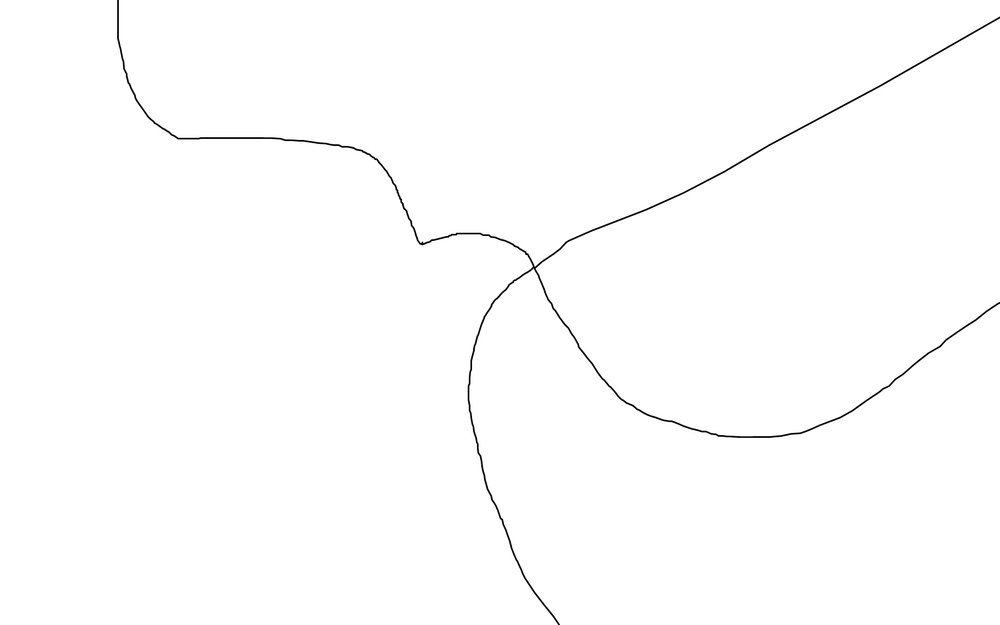
#> input picture image_line_segment.jpg, 1000 x 625 px, shrunk from 1843 x 1152 before the run
$ python topic2_line_segment_labeling.py
#> lines starting #> are read from the running program, lines starting #| are printed output that depends on the picture; after the words box and inside, x2 and y2 are one past the last pixel; in counts of white or black regions, pixels touching at a corner belong together
import cv2
import numpy as np
import matplotlib.pyplot as plt

def line_segment_labeling(image_path, threshold_value=127, min_length=20):
    """
    Perform line segment labeling on a binary image.

    :param image_path: Path to the input image
    :param threshold_value: Threshold for binary conversion
    :param min_length: Minimum length for a line segment to be considered
    :return: Labeled image and line segment information
    """
#> called with image_path = 'image_line_segment.jpg', threshold_value = 127, min_length = 20
    # Read and preprocess the image
    img = cv2.imread(image_path, 0)
#> img is the input picture: shape (625, 1000); min 0, max 255, mean 253.5
    if img is None:
        raise ValueError("Image not found or unable to read.")

    # Convert to binary image (white text on black background)
    _, binary = cv2.threshold(img, threshold_value, 255, cv2.THRESH_BINARY)
#> binary: shape (625, 1000); 99.4% white; black in thin lines or dots, all inside (x1, y1, x2, y2) = (117, 0, 1000, 625)

    # Invert if needed (ensure foreground is white)
    if np.sum(binary == 0) > np.sum(binary == 255):
        binary = cv2.bitwise_not(binary)

    return binary

def detect_horizontal_lines(binary_image, min_length=20):
    """
    Detect horizontal line segments using morphological operations.
    """
#> called with min_length = 15
    # Create horizontal kernel
    horizontal_kernel = cv2.getStructuringElement(cv2.MORPH_RECT, (min_length, 1))

    # Apply morphological operations to detect horizontal lines
    horizontal_lines = cv2.morphologyEx(binary_image, cv2.MORPH_OPEN, horizontal_kernel)

    # Label connected components using OpenCV
    num_labels, labeled_horizontal = cv2.connectedComponents(horizontal_lines)
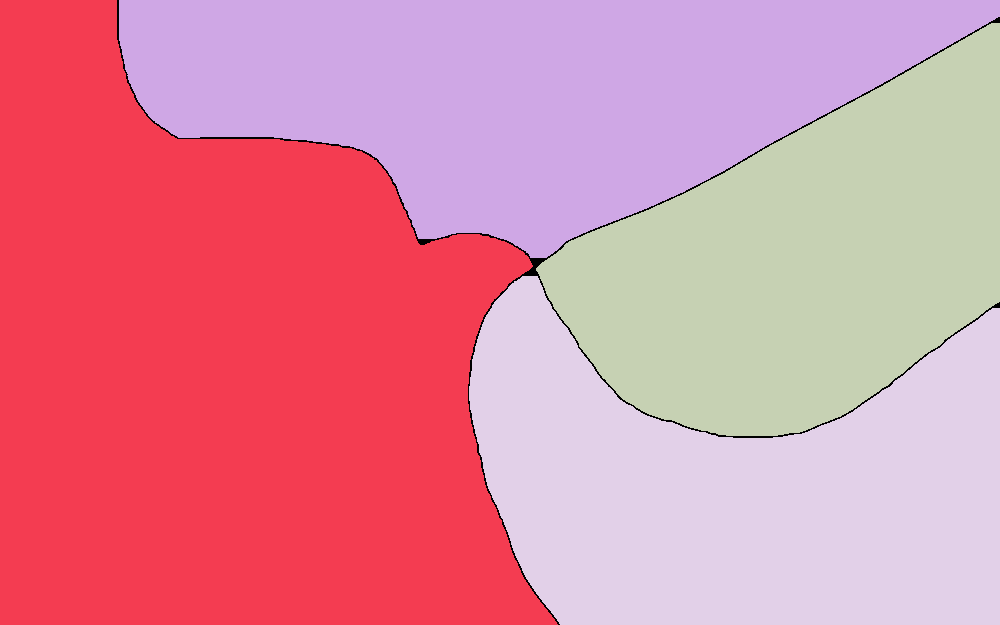
#> labeled_horizontal: shape (625, 1000) int32; 5 distinct labels, from 0 to 4; one colour per label, 0 black
#> num_labels = 5

    return horizontal_lines, labeled_horizontal, num_labels

def detect_vertical_lines(binary_image, min_length=20):
    """
    Detect vertical line segments using morphological operations.
    """
    # Create vertical kernel
    vertical_kernel = cv2.getStructuringElement(cv2.MORPH_RECT, (1, min_length))

    # Apply morphological operations to detect vertical lines
    vertical_lines = cv2.morphologyEx(binary_image, cv2.MORPH_OPEN, vertical_kernel)

    # Label connected components using OpenCV
    num_labels, labeled_vertical = cv2.connectedComponents(vertical_lines)

    return vertical_lines, labeled_vertical, num_labels

def detect_diagonal_lines(binary_image, min_length=20):
    """
    Detect diagonal line segments using Hough transform.
    """
    # Apply edge detection
    edges = cv2.Canny(binary_image, 50, 150)

    # Use Hough Line Transform to detect lines
    lines = cv2.HoughLinesP(edges, 1, np.pi/180, threshold=30,
                           minLineLength=min_length, maxLineGap=5)

    # Create an image to draw detected lines
    line_image = np.zeros_like(binary_image)
    labeled_lines = np.zeros_like(binary_image, dtype=np.int32)

    if lines is not None:
        for i, line in enumerate(lines):
            x1, y1, x2, y2 = line[0]
            # Draw line
            cv2.line(line_image, (x1, y1), (x2, y2), 255, 2)
            cv2.line(labeled_lines, (x1, y1), (x2, y2), i+1, 2)

    return line_image, labeled_lines, lines

def analyze_line_segments(labeled_image):
    """
    Analyze properties of detected line segments using OpenCV.
    """
    line_info = []

    # Get unique labels (excluding background)
    unique_labels = np.unique(labeled_image)
    unique_labels = unique_labels[unique_labels > 0]

    for label_val in unique_labels:
        # Create mask for current label
        mask = (labeled_image == label_val).astype(np.uint8)

        # Find contours
        contours, _ = cv2.findContours(mask, cv2.RETR_EXTERNAL, cv2.CHAIN_APPROX_SIMPLE)

        if contours:
            # Get the largest contour
            contour = max(contours, key=cv2.contourArea)

            # Calculate moments
            M = cv2.moments(contour)
            if M['m00'] != 0:
                cx = int(M['m10'] / M['m00'])
                cy = int(M['m01'] / M['m00'])
                centroid = (cx, cy)
            else:
                centroid = (0, 0)

            # Get bounding rectangle
            x, y, w, h = cv2.boundingRect(contour)
            bbox = (y, x, y+h, x+w)  # (min_row, min_col, max_row, max_col)

            # Calculate area
            area = cv2.contourArea(contour)

            # Calculate orientation (angle of the line)
            if len(contour) >= 5:
                ellipse = cv2.fitEllipse(contour)
                orientation = ellipse[2]  # angle in degrees
            else:
                # For small contours, calculate angle from bounding box
                if w > h:
                    orientation = 0  # horizontal
                else:
                    orientation = 90  # vertical

            # Calculate length
            length = np.sqrt(w**2 + h**2)

            line_info.append({
                'label': int(label_val),
                'centroid': centroid,
                'bbox': bbox,
                'area': area,
                'orientation': orientation,
                'length': length
            })

    return line_info

def create_colored_labels(labeled_image):
    """
    Create a colored visualization of labeled line segments.
    """
    # Create a color map for different labels
    colored_image = np.zeros((*labeled_image.shape, 3), dtype=np.uint8)

    # Get unique labels (excluding background)
    unique_labels = np.unique(labeled_image)
    unique_labels = unique_labels[unique_labels > 0]

    # Assign colors to each label
    colors = plt.cm.tab20(np.linspace(0, 1, len(unique_labels)))

    for i, label_val in enumerate(unique_labels):
        mask = labeled_image == label_val
        colored_image[mask] = (colors[i][:3] * 255).astype(np.uint8)

    return colored_image

# Main execution
if __name__ == "__main__":
    input_path = "image_line_segment.jpg"  # Change this to your image path
    min_line_length = 15

    try:
        # Load and preprocess image
        binary_image = line_segment_labeling(input_path)

        # Detect different types of lines
        horizontal_lines, labeled_horizontal, num_h = detect_horizontal_lines(binary_image, min_line_length)
#> num_h = 5
        vertical_lines, labeled_vertical, num_v = detect_vertical_lines(binary_image, min_line_length)
#> num_v = 5
        diagonal_lines, labeled_diagonal, hough_lines = detect_diagonal_lines(binary_image, min_line_length)
#> in detect_diagonal_lines, `edges = cv2.Canny(binary_image, 50, 150)`:
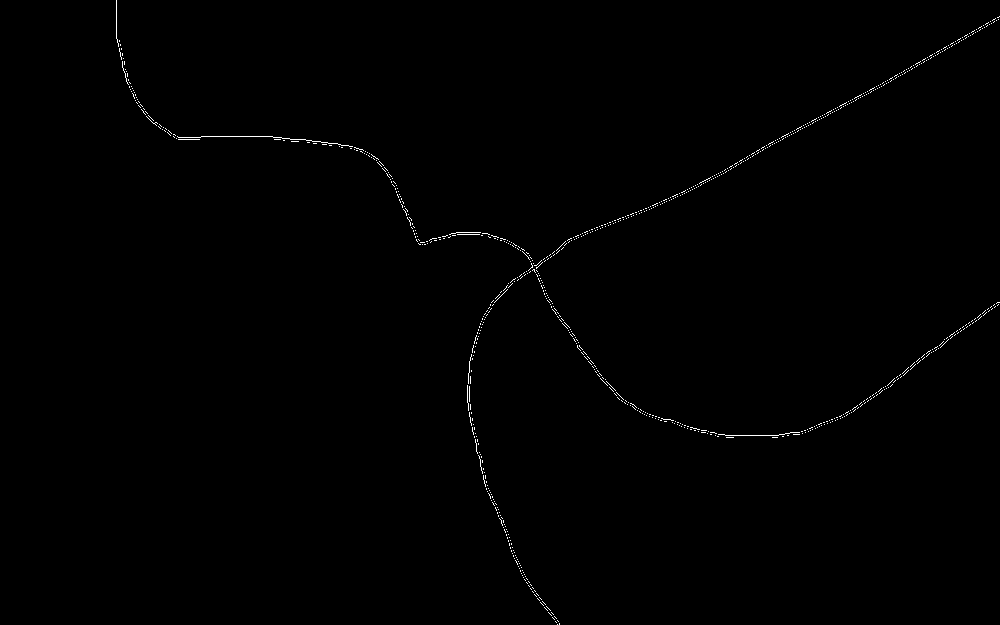
#> edges: shape (625, 1000); 0.4% white in thin lines or dots, all inside (x1, y1, x2, y2) = (116, 0, 1000, 625)
#> in detect_diagonal_lines, `lines = cv2.HoughLinesP(edges, 1, np.pi/180, threshold=30, minLineLeng..`: lines = 45 rows, first 6: [952, 45, 998, 19], [735, 163, 820, 116], [880, 84, 999, 16], [174, 137, 200, 137], [758, 152, 883, 85], [847, 412, 873, 394]
#> the loop in detect_diagonal_lines, `for i, line in enumerate(lines):` made 45 passes
#> after the loop in detect_diagonal_lines, `for i, line in enumerate(lines):`:
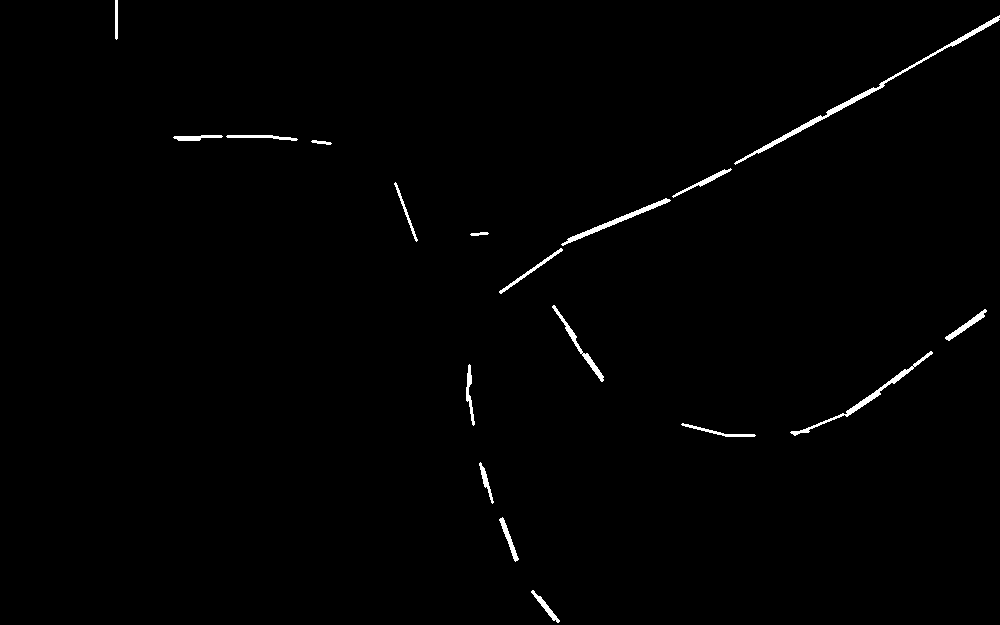
#> line_image: shape (625, 1000); 0.86% white; 18 white regions, largest, box (x1, y1, x2, y2) and area: (734, 15, 1000, 165) 1198, (790, 351, 933, 436) 649, (561, 198, 671, 246) 548
#> hough_lines has the same summary as lines in detect_diagonal_lines

        # Combine all line detections
        all_lines = horizontal_lines + vertical_lines + diagonal_lines
        all_lines = np.clip(all_lines, 0, 255).astype(np.uint8)

        # Create combined labeled image
        combined_labeled = np.zeros_like(binary_image, dtype=np.int32)
        offset = 0

        # Add horizontal lines with unique labels
        mask_h = labeled_horizontal > 0
        combined_labeled[mask_h] = labeled_horizontal[mask_h] + offset
        offset += np.max(labeled_horizontal) if np.max(labeled_horizontal) > 0 else 0
#> offset = 4

        # Add vertical lines with unique labels
        mask_v = labeled_vertical > 0
        combined_labeled[mask_v] = labeled_vertical[mask_v] + offset
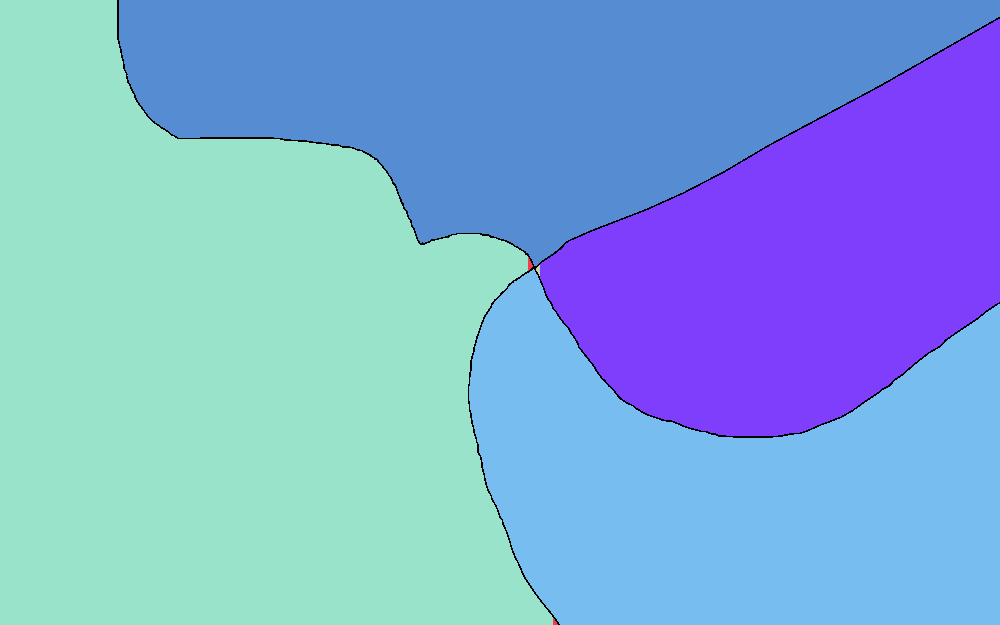
#> combined_labeled: shape (625, 1000) int32; 8 distinct labels, from 0 to 8; one colour per label, 0 black
        offset += np.max(labeled_vertical) if np.max(labeled_vertical) > 0 else 0
#> offset = 8

        # Add diagonal lines with unique labels
        mask_d = labeled_diagonal > 0
        combined_labeled[mask_d] = labeled_diagonal[mask_d] + offset
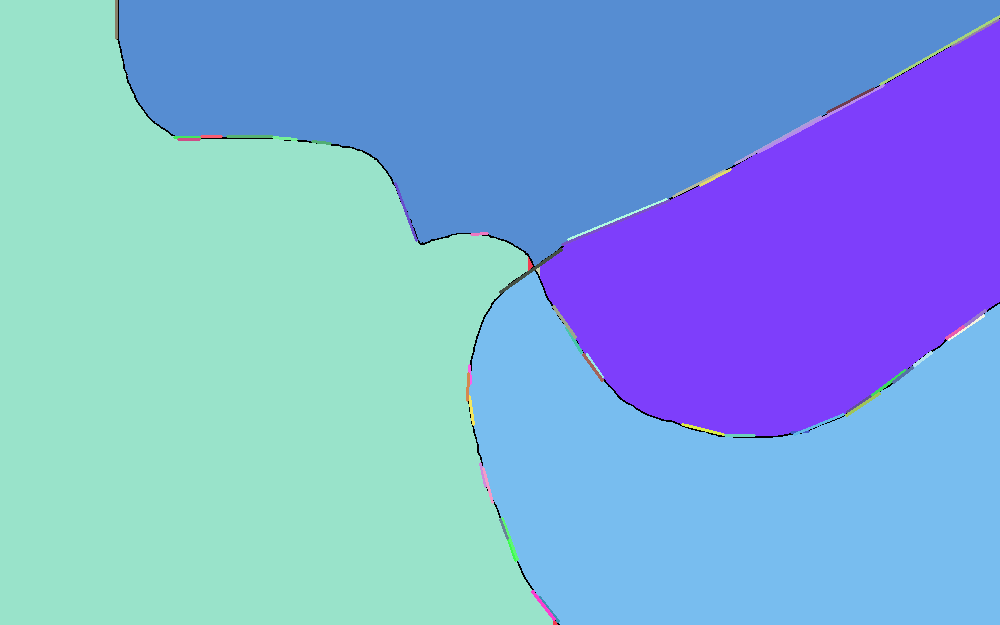
#> combined_labeled: shape (625, 1000) int32; 53 distinct labels, from 0 to 53; one colour per label, 0 black

        # Analyze line segments
        line_info = analyze_line_segments(combined_labeled)
#> in analyze_line_segments, `unique_labels = np.unique(labeled_image)`: unique_labels = 53 values from 0 to 53
#> in analyze_line_segments, `unique_labels = unique_labels[unique_labels > 0]`: unique_labels = 52 values from 1 to 53
#> the loop in analyze_line_segments, `for label_val in unique_labels:` made 52 passes
#> (cx, cy, x, y, w, h, bbox, area) on passes 1, 4, 5, 6, 7, 8, 9: (529, 264, 528, 257, 5, 14, (257, 528, 271, 533), 26), (226, 369, 0, 0, 553, 625, (0, 0, 625, 553), 247202), (524, 89, 119, 0, 881, 266, (0, 119, 266, 1000), 134952.5), (803, 259, 540, 20, 460, 416, (20, 540, 436, 1000), 110723), (741, 492, 469, 271, 531, 354, (271, 469, 625, 1000), 121530), (976, 31, 951, 19, 49, 28, (19, 951, 47, 1000), 62), (775, 140, 734, 115, 88, 50, (115, 734, 165, 822), 126)

        # Create colored visualization
        colored_labels = create_colored_labels(combined_labeled)
#> the loop in create_colored_labels, `for i, label_val in enumerate(unique_labels):` made 52 passes
#> label_val on passes 1 to 8: 1, 2, 3, 5, 6, 7, 8, 9
#> after the loop in create_colored_labels, `for i, label_val in enumerate(unique_labels):`:
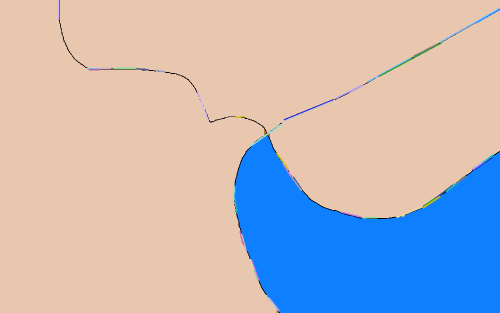
#> colored_image: shape (625, 1000, 3) (shown at 1/2 size); mean of channels 0, 1, 2 189.4, 184.1, 187.9; drawn as B, G, R

        # Display results
        plt.figure(figsize=(20, 15))

        # Original image
        plt.subplot(3, 4, 1)
        original_img = cv2.imread(input_path, 0)
        plt.imshow(original_img, cmap='gray')
        plt.title('Original Image')
        plt.axis('on')

        # Binary image
        plt.subplot(3, 4, 2)
        plt.imshow(binary_image, cmap='gray')
        plt.title('Binary Image')
        plt.axis('on')

        # Horizontal lines
        plt.subplot(3, 4, 3)
        plt.imshow(horizontal_lines, cmap='gray')
        plt.title('Horizontal Lines')
        plt.axis('on')

        # Vertical lines
        plt.subplot(3, 4, 4)
        plt.imshow(vertical_lines, cmap='gray')
        plt.title('Vertical Lines')
        plt.axis('on')

        # Diagonal lines
        plt.subplot(3, 4, 5)
        plt.imshow(diagonal_lines, cmap='gray')
        plt.title('Diagonal Lines (Hough)')
        plt.axis('on')

        # All lines combined
        plt.subplot(3, 4, 6)
        plt.imshow(all_lines, cmap='gray')
        plt.title('All Detected Lines')
        plt.axis('on')

        # Labeled horizontal lines
        plt.subplot(3, 4, 7)
        plt.imshow(labeled_horizontal, cmap='nipy_spectral')
        plt.title('Labeled Horizontal Lines')
        plt.axis('on')

        # Labeled vertical lines
        plt.subplot(3, 4, 8)
        plt.imshow(labeled_vertical, cmap='nipy_spectral')
        plt.title('Labeled Vertical Lines')
        plt.axis('on')

        # Combined labeled image
        plt.subplot(3, 4, 9)
        plt.imshow(combined_labeled, cmap='nipy_spectral')
        plt.title('All Labeled Line Segments')
        plt.axis('on')

        # Colored labels
        plt.subplot(3, 4, 10)
        plt.imshow(colored_labels)
        plt.title('Colored Line Segments')
        plt.axis('on')

        # Original with overlay
        plt.subplot(3, 4, 11)
        overlay = cv2.addWeighted(cv2.cvtColor(original_img, cv2.COLOR_GRAY2RGB), 0.7,
                                colored_labels, 0.3, 0)
        plt.imshow(overlay)
        plt.title('Original + Line Segments Overlay')
        plt.axis('on')

        # Statistics plot
        plt.subplot(3, 4, 12)
        if line_info:
            orientations = [info['orientation'] for info in line_info]
            lengths = [info['length'] for info in line_info]
            plt.scatter(orientations, lengths, alpha=0.7)
            plt.xlabel('Orientation (degrees)')
            plt.ylabel('Length (pixels)')
            plt.title('Line Segment Properties')
        else:
            plt.text(0.5, 0.5, 'No lines detected', ha='center', va='center')
            plt.title('Line Segment Properties')

        plt.tight_layout()
        plt.show()
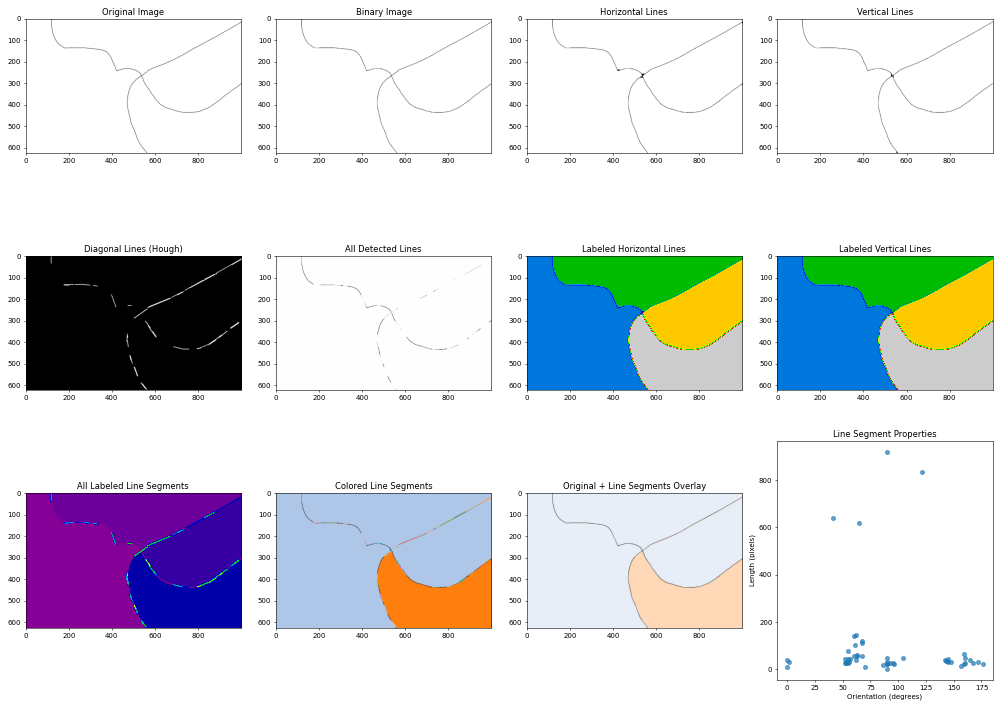
#> figure drawn by matplotlib, 12 panels

        # Print line segment information
        print(f"\nDetected {len(line_info)} line segments:")
#| Detected 52 line segments:
        print("-" * 80)
        for i, info in enumerate(line_info):
            print(f"Segment {i+1}:")
            print(f"  Label: {info['label']}")
            print(f"  Centroid: ({info['centroid'][0]:.1f}, {info['centroid'][1]:.1f})")
            print(f"  Length: {info['length']:.1f} pixels")
            print(f"  Orientation: {info['orientation']:.1f} degrees")
            print(f"  Area: {info['area']} pixels")
            print(f"  Bounding box: {info['bbox']}")
            print()
#> this loop made 52 passes
#> (printed output is left out)

        # Summary statistics
        if line_info:
            horizontal_count = sum(1 for info in line_info if abs(info['orientation']) < 15 or abs(info['orientation']) > 165)
            vertical_count = sum(1 for info in line_info if 75 < abs(info['orientation']) < 105)
            diagonal_count = len(line_info) - horizontal_count - vertical_count

            print(f"Summary:")
            print(f"  Horizontal lines: {horizontal_count}")
            print(f"  Vertical lines: {vertical_count}")
            print(f"  Diagonal lines: {diagonal_count}")
            print(f"  Total line segments: {len(line_info)}")

    except Exception as e:
        print(f"Error: {e}")
        print("Please make sure the image file exists and is readable.")
